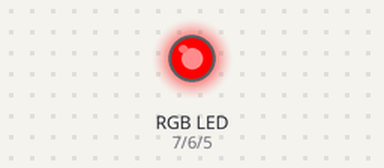
The sketch below on a simulated Arduino Uno, built with avr-gcc and run on an emulated ATmega328P. Shown: an RGB LED mixed from three pins (HIGH = lit). Dim RGB values are drawn brighter than linear.

Above: at 0.05 s.
At 1.25 s:
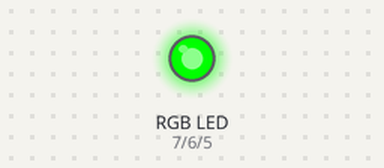
At 2.5 s:
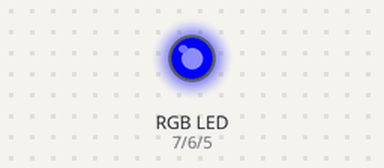
At 5.0 s:
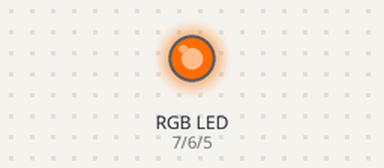
At 8.05 s:
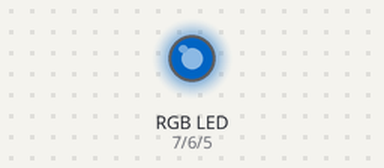
At 10.0 s:
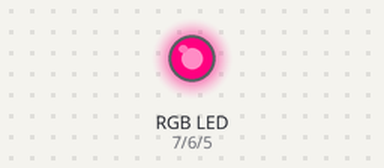
Timing chart, 0 to 13.0 s (numbered marks = the images above):
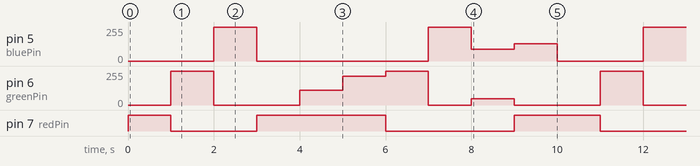

Measured:
- by itself, pin 5 (bluePin): repeats every 10.0 s: 0/255 4.0 s, 255/255 1.0 s, 90/255 1.0 s, 128/255 1.0 s, 0/255 2.0 s, 255/255 1.0 s
- by itself, pin 7 (redPin): repeats every 10.0 s: LOW 2.0 s, HIGH 3.0 s, LOW 3.0 s, HIGH 2.0 s
- by itself, pin 6 (greenPin): repeats every 10.0 s: 0/255 2.0 s, 109/255 1.0 s, 215/255 1.0 s, 255/255 1.0 s, 0/255 1.0 s, 46/255 1.0 s, 0/255 2.0 s, 255/255 1.0 s

The sketch:

rgb_led.ino
```cpp
/*************************************************************************/
const int redPin = 7; // R petal on RGB LED module connected to digital pin 11
const int greenPin = 6; // G petal on RGB LED module connected to digital pin 9
const int bluePin = 5; // B petal on RGB LED module connected to digital pin 10
/**************************************************************************/
void setup()
{
  pinMode(redPin, OUTPUT); // sets the redPin to be an output
  pinMode(greenPin, OUTPUT); // sets the greenPin to be an output
  pinMode(bluePin, OUTPUT); // sets the bluePin to be an output
}
/***************************************************************************/
void loop() // run over and over again
{
  // Basic colors:
  color(255, 0, 0); // turn the RGB LED red
  delay(1000); // delay for 1 second
  color(0,255, 0); // turn the RGB LED green
  delay(1000); // delay for 1 second
  color(0, 0, 255); // turn the RGB LED blue
  delay(1000); // delay for 1 second
  // Example blended colors:
  color(255,0,0); // turn the RGB LED red
  delay(1000); // delay for 1 second
  color(237,109,0); // turn the RGB LED orange
  delay(1000); // delay for 1 second
  color(255,215,0); // turn the RGB LED yellow
  delay(1000); // delay for 1 second
  color(0,255,0); // turn the RGB LED green
  delay(1000); // delay for 1 second
  color(0,0,255); // turn the RGB LED blue
  delay(1000); // delay for 1 second
  color(0,46,90); // turn the RGB LED indigo
  delay(1000); // delay for 1 second
  color(128,0,128); // turn the RGB LED purple
  delay(1000); // delay for 1 second
}
/******************************************************/
void color (unsigned char red, unsigned char green, unsigned char blue) // the color generating function
{
  analogWrite(redPin, red);
  analogWrite(bluePin, blue);
  analogWrite(greenPin, green);
}
```
